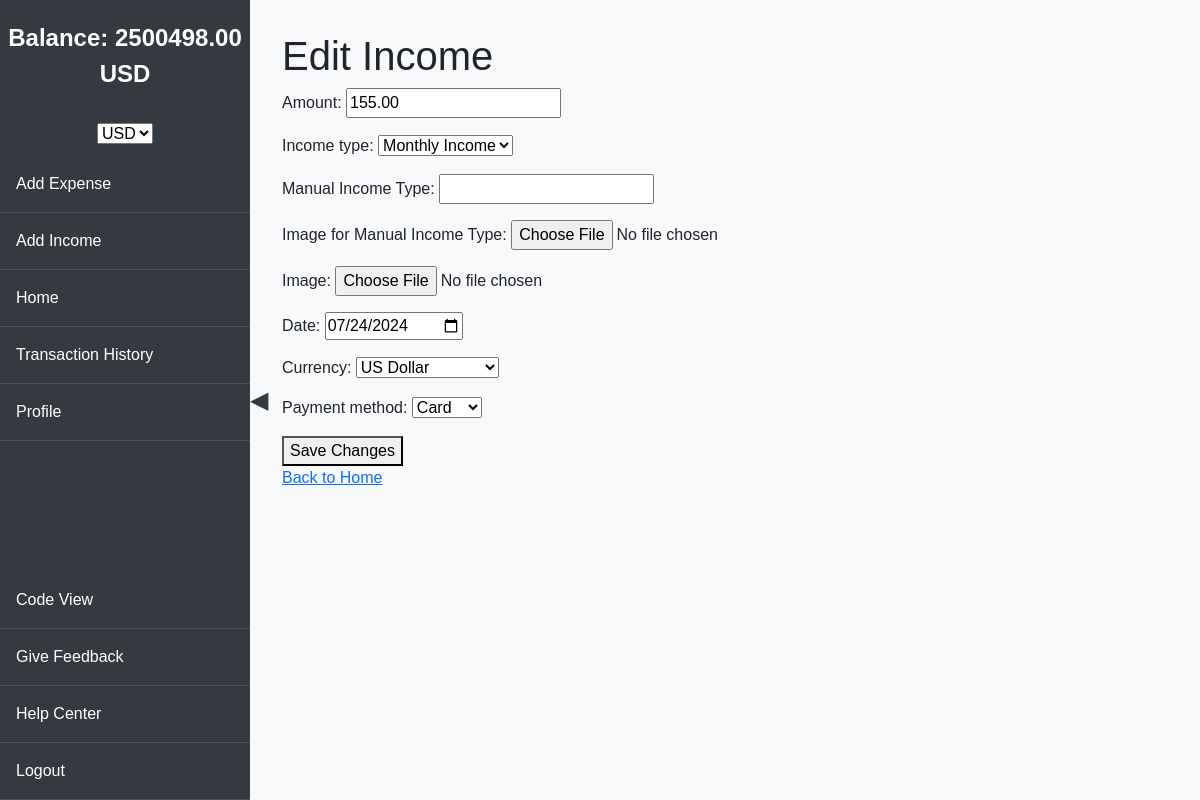
Screenshot of /edit_income/28/ (signed in) with the database file from the repository.
### history/models.py (models this page shows, shortened)
class AccountBalance(models.Model):
    user = models.OneToOneField(User, on_delete=models.CASCADE)
    balance = models.DecimalField(max_digits=10, decimal_places=2, default=0.00)
    wallet_type = models.CharField(max_length=50, default='default')

class Income(models.Model):
    CURRENCY_CHOICES = [
        ('UZS', 'Uzbekistani Som'),
        ('USD', 'US Dollar'),
        ('RUB', 'Russian Rouble'),
    ]
    PAYMENT_METHOD_CHOICES = [
        ('cash', 'Cash'),
        ('card', 'Card'),
        ('crypto', 'Crypto'),
    ]
    amount = models.DecimalField(max_digits=10, decimal_places=2)
    income_type = models.ForeignKey(IncomeType, on_delete=models.SET_NULL, null=True, blank=True)
    manual_income_type = models.CharField(max_length=255, null=True, blank=True)
    manual_income_image = models.ImageField(upload_to='manual_income_types/', null=True, blank=True)
    image = models.ImageField(upload_to='incomes/', null=True, blank=True)
    date = models.DateField()
    account_balance = models.ForeignKey(AccountBalance, on_delete=models.CASCADE)
    currency = models.CharField(max_length=3, choices=CURRENCY_CHOICES, default='UZS')
    payment_method = models.CharField(max_length=6, choices=PAYMENT_METHOD_CHOICES, default='cash')

### history/views.py (the view)
# urls.py: path('edit_income/<int:pk>/', views.edit_income, name='edit_income'),
@login_required
def edit_income(request, pk):
    selected_currency = get_selected_currency(request)
    income = get_object_or_404(Income, pk=pk)
    old_amount_in_uzs = convert_to_uzs(income.amount, income.currency)
    if request.method == 'POST':
        form = IncomeForm(request.POST, instance=income)
        if form.is_valid():
            new_income = form.save(commit=False)
            new_amount_in_uzs = convert_to_uzs(new_income.amount, new_income.currency)
            account_balance = income.account_balance
            account_balance.balance -= old_amount_in_uzs
            account_balance.balance += new_amount_in_uzs
            account_balance.save()
            new_income.save()
            messages.success(request, 'Income updated successfully.')
            return redirect(f'{reverse("index")}?currency={selected_currency}')
    else:
        form = IncomeForm(instance=income)
    return render(request, 'history/edit_income.html', {'form': form, 'currency': selected_currency})

### history/forms.py (shortened to what this page needs)
class IncomeForm(forms.ModelForm):
    manual_income_type = forms.CharField(required=False, label='Manual Income Type')
    manual_income_image = forms.ImageField(required=False, label='Image for Manual Income Type')
    date = forms.DateField(widget=forms.DateInput(attrs={'type': 'date'}))
    currency = forms.ChoiceField(choices=[
        ('UZS', 'Uzbekistani Som'),
        ('USD', 'US Dollar'),
        ('RUB', 'Russian Rouble')
    ])
    payment_method = forms.ChoiceField(choices=[
        ('cash', 'Cash'),
        ('card', 'Card'),
        ('crypto', 'Crypto')
    ])
    class Meta:
        model = Income
        fields = ['amount', 'income_type', 'manual_income_type', 'manual_income_image', 'image', 'date', 'currency', 'payment_method']

### history/context_processors.py (called while the page is built)
def account_balance(request):
    if request.user.is_authenticated:
        account_balance, created = AccountBalance.objects.get_or_create(user=request.user)
        return {'balance': account_balance.balance}
    return {}

### history/models.py (called while the page is built)
    def __str__(self):
        return self.name

### history/views.py (called while the page is built)
def convert_to_uzs(amount, currency):
    if currency not in CURRENCY_RATES:
        raise ValueError("Unsupported currency type")
    return amount * Decimal(CURRENCY_RATES[currency])

def get_selected_currency(request):
    return request.GET.get('currency', 'USD')

### templates/history/edit_income.html (shortened to what this page needs)
{% extends 'base.html' %}
{% block content %}
<h1>Edit Income</h1>
<form method="post">
    {{ form.as_p }}
    <button type="submit">Save Changes</button>
</form>
<a href="{% url 'index' %}">Back to Home</a>
{% endblock %}

### templates/base.html (shortened to what this page needs)
<!DOCTYPE html>
<html lang="en">
<head>
    <link href="https://cdn.jsdelivr.net/npm/bootstrap@5.3.0/dist/css/bootstrap.min.css" rel="stylesheet">
    <link href="https://cdnjs.cloudflare.com/ajax/libs/animate.css/4.1.1/animate.min.css" rel="stylesheet">
</head>
<body>
    <div class="sidebar">
        <div class="balance">
            Balance: <span id="balance">{{ balance|floatformat:2 }} {{ currency }}</span>
        </div>
        <form method="get" action="{% url 'index' %}" class="currency-selector">
            <select name="currency" onchange="this.form.submit()">
                <option value="USD" {% if currency == 'USD' %}selected{% endif %}>USD</option>
            </select>
        </form>
        <a href="{% url 'add_expense' %}">Add Expense</a>
        <a href="{% url 'add_income' %}">Add Income</a>
        <a href="{% url 'index' %}">Home</a>
        <a href="{% url 'history' %}">Transaction History</a>
        <a href="{% url 'users:profile' %}">Profile</a>
        <div class="mt-auto w-100">
            <a href="https://github.com/AzizDev00/transactions_history" target="_blank">Code View</a>
            <a href="https://github.com/AzizDev00/transactions_history" target="_blank">Give Feedback</a>
            <a href="https://t.me/azizbek2308" target="_blank">Help Center</a>
            <a href="{% url 'users:logout' %}">Logout</a>
        </div>
    </div>
    <div class="sidebar-toggle" onclick="toggleSidebar()">&#9664;</div>
    <div class="content">
        <div class="transaction-history">
            {% block content %}{% endblock %}
        </div>
    </div>
</body>
</html>

### templates/base.html (style rules this page uses)
body { font-family: 'Arial', sans-serif; background-color: #f8f9fa; margin: 0; padding: 0; display: flex; flex-direction: column; }
.sidebar { width: 250px; background-color: #343a40; color: white; position: fixed; top: 0; bottom: 0; left: 0; z-index: 1000; display: flex; flex-direction: column; align-items: center; transition: transform 0.3s ease; }
.sidebar a { display: block; color: white; text-decoration: none; padding: 1em; width: 100%; text-align: left; border-bottom: 1px solid #495057; transition: background-color 0.3s; }
.content { margin-left: 250px; padding: 2em; flex-grow: 1; transition: margin-left 0.3s ease; }
.sidebar-toggle { position: absolute; top: 50%; left: 250px; transform: translateY(-50%); font-size: 24px; cursor: pointer; color: #343a40; z-index: 1001; }
.balance { font-size: 1.5em; font-weight: bold; margin: 20px 0; text-align: center; }
.currency-selector { margin: 10px 0; }

### rows the page displays
AccountBalance: balance "2500498.00"
Income: currency "USD", amount "155.00", income_type "Monthly Income", date "07/24/2024", currency "US Dollar", payment_method "Card"
